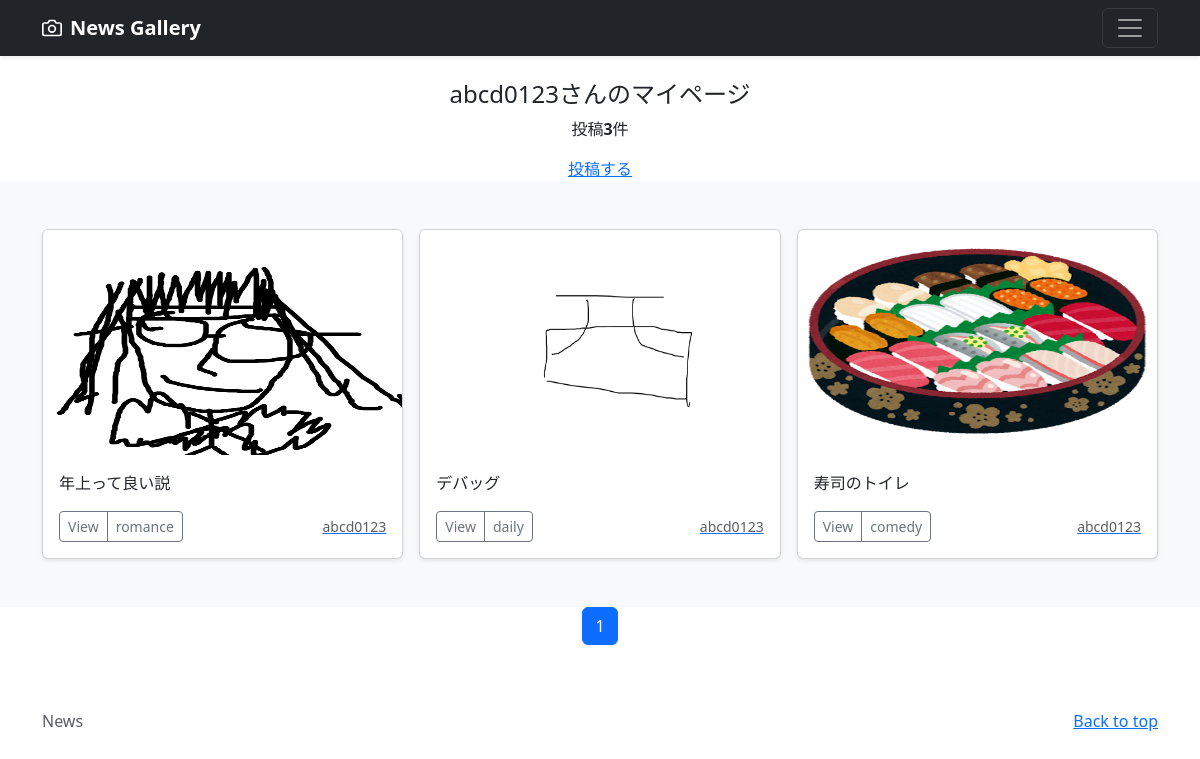
Screenshot of /mypage/ (signed in) with the database file from the repository.
### accounts/models.py (models this page shows)
class CustomUser(AbstractUser):
    pass

### newsapp/models.py (models this page shows, shortened)
class NewsPost(models.Model):
    user = models.ForeignKey(
        CustomUser,
        verbose_name='ユーザー',
        on_delete=models.CASCADE
        )
    category = models.ForeignKey(
        Category,
        verbose_name='カテゴリ',
        on_delete=models.PROTECT
        )
    title = models.CharField(
        verbose_name='タイトル', # フィールドのタイトル
        max_length=200        # 最大文字数は200
        )
    comment = models.TextField(
        verbose_name='コメント',  # フィールドのタイトル
        )
    image1 = models.ImageField(
        verbose_name='イメージ1',# フィールドのタイトル
        upload_to = 'photos'   # MEDIA_ROOT以下のphotosにファイルを保存
        )
    image2 = models.ImageField(
        verbose_name='イメージ2',# フィールドのタイトル
        upload_to = 'photos',  # MEDIA_ROOT以下のphotosにファイルを保存
        blank=True,            # フィールド値の設定は必須でない
        null=True              # データベースにnullが保存されることを許容
        )
    posted_at = models.DateTimeField(
        verbose_name='投稿日時', # フィールドのタイトル
        auto_now_add=True       # 日時を自動追加
        )

class Category(models.Model):
    title = models.CharField(
        verbose_name='カテゴリ', # フィールドのタイトル
        max_length=20)

### newsapp/views.py (the view)
# urls.py: path('mypage/',views.MypageView.as_view(),name='mypage'),
class MypageView(ListView):
    template_name = 'mypage.html'
    paginate_by = 9
    def get_queryset(self):
        queryset  = NewsPost.objects.filter(user=self.request.user).order_by('-posted_at')
        return queryset

### newsapp/templates/mypage.html (shortened to what this page needs)
{% extends 'base.html' %}
{% block contents %}
{% if user.is_authenticated %}
    <br>
    <div style="text-align:center">
        <h4>{{ user.username }}さんのマイページ</h4>
        {% if object_list.count == 0 %}
            <p>{{ user.username }}さんの投稿はありません</p>
        {% else %}
        <p>投稿<strong>{{ object_list.count }}</strong>件</p>
        {% endif %}
        <a href="{% url 'newsapp:post' %}">投稿する</a>
    </div>
{% endif %}
{% include "news_list.html" %}
{% include "pagination.html" %}
{% endblock %}

### newsapp/templates/news_list.html
  <div class="album py-5 bg-light">
    <div class="container">
      <div class="row row-cols-1 row-cols-sm-2 row-cols-md-3 g-3">
        {% for record in object_list %}
        <div class="col">
          <div class="card shadow-sm">
            <img src="{{ record.image1.url }}" class="bd-placeholder-img card-img-top" width="100%" height="225" xmlns="http://www.w3.org/2000/svg" role="img" aria-label="Placeholder: Thumbnail" preserveAspectRatio="xMidYMid slice" focusable="false"><title>Placeholder</title><rect width="100%" height="100%" fill="#55595c"/></img>
            <div class="card-body">
              <p class="card-text">{{ record.title }}</p>
              <div class="d-flex justify-content-between align-items-center">
                <div class="btn-group">
                  <button type="button" class="btn btn-sm btn-outline-secondary" onclick="location.href='{% url 'newsapp:news_detail' record.pk %}'">View</button>
                  <button type="button" class="btn btn-sm btn-outline-secondary" onclick="location.href='{% url 'newsapp:news_cat' category=record.category.id %}'">{{ record.category.title }}</button>
                </div>
                <a href='{% url 'newsapp:user_list' user=record.user.id %}'><small class="text-muted">{{ record.user.username }}</small></a>
              </div>
            </div>
          </div>
        </div>
        {% endfor %}
      </div>
    </div>
  </div>

### newsapp/templates/base.html (style rules this page uses)
.bd-placeholder-img { font-size: 1.125rem; text-anchor: middle; -webkit-user-select: none; -moz-user-select: none; user-select: none; }

### rows the page displays
CustomUser: username "abcd0123"
NewsPost: image1 (picture), title "年上って良い説", category "romance", user.username "abcd0123"
NewsPost: image1 (picture), title "デバッグ", category "daily", user.username "abcd0123"
NewsPost: image1 (picture), title "寿司のトイレ", category "comedy", user.username "abcd0123"

### other values shown
{{ object_list.count }} "3"
{{ num }} "1"
